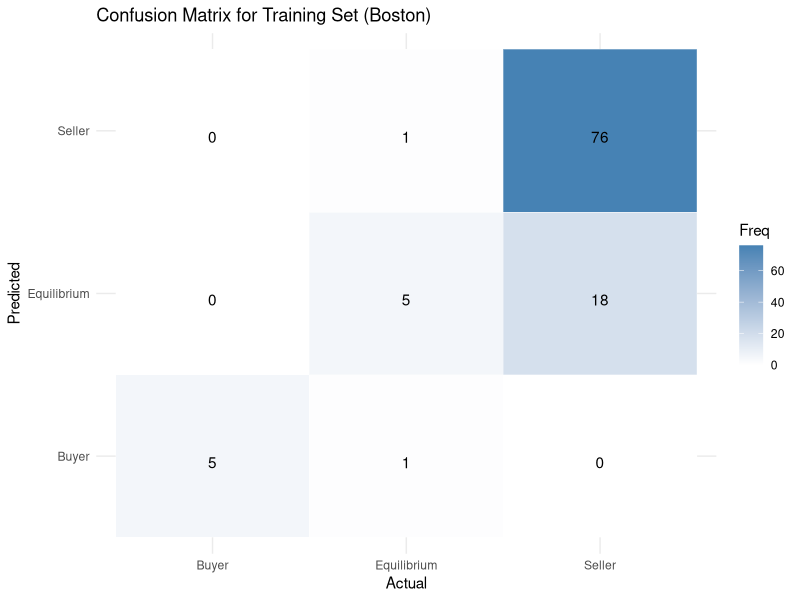
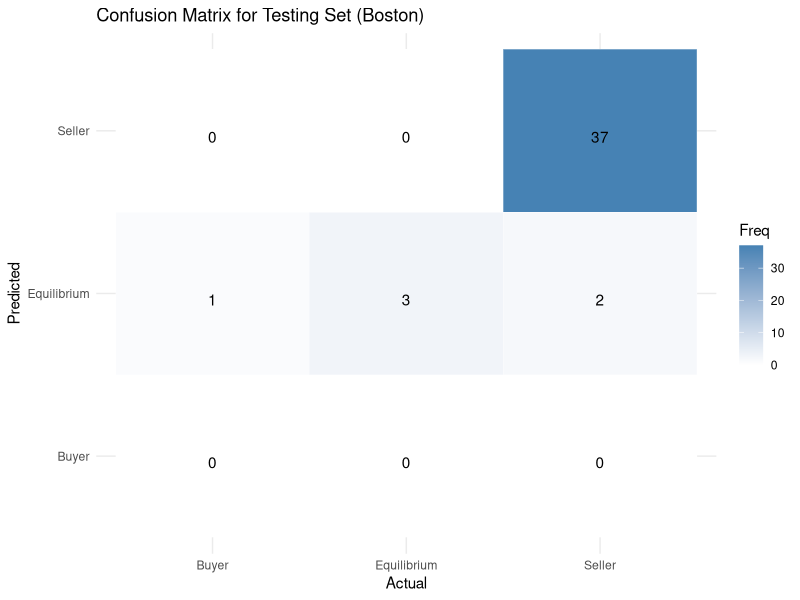
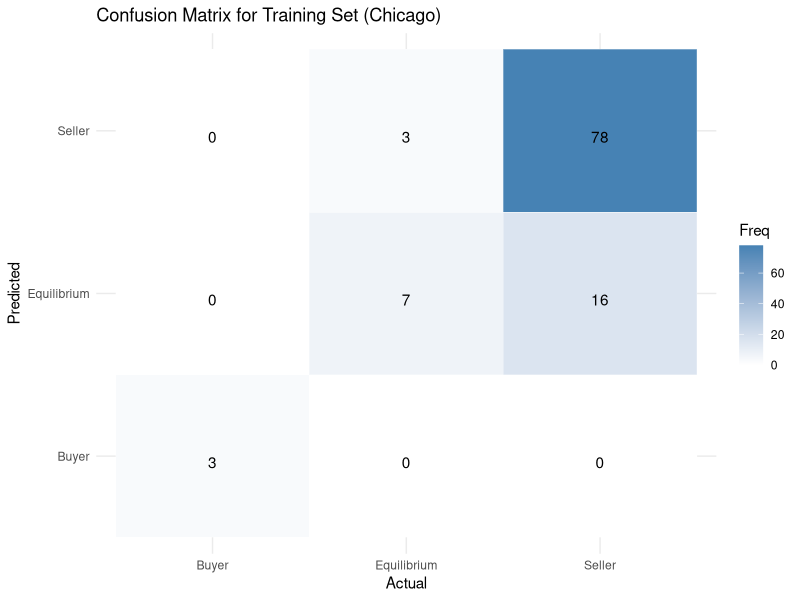
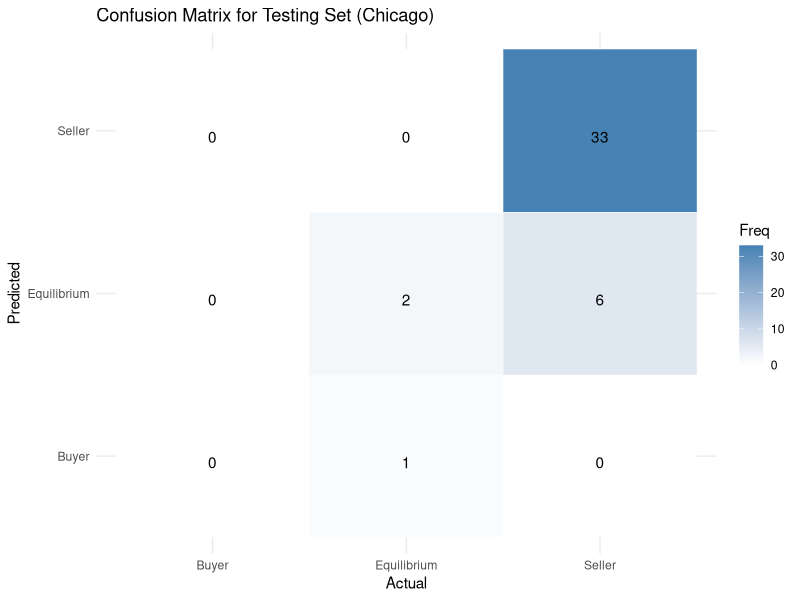
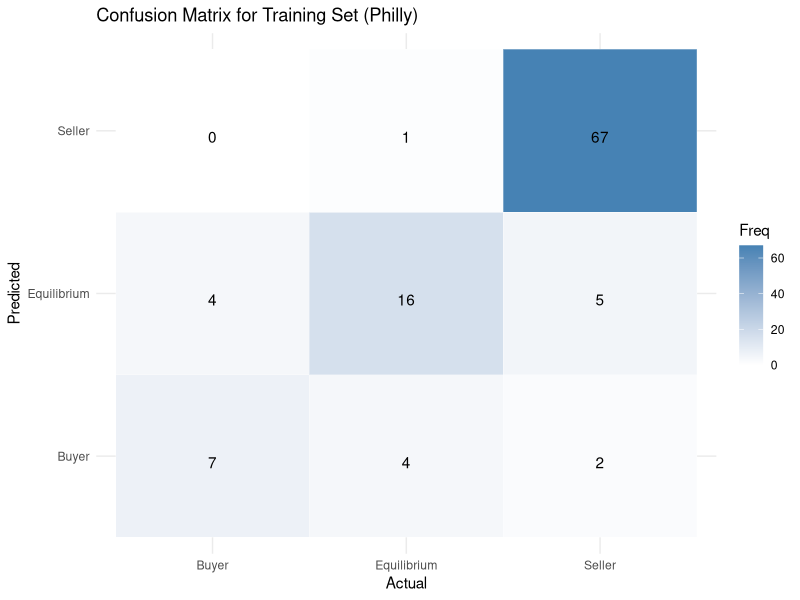
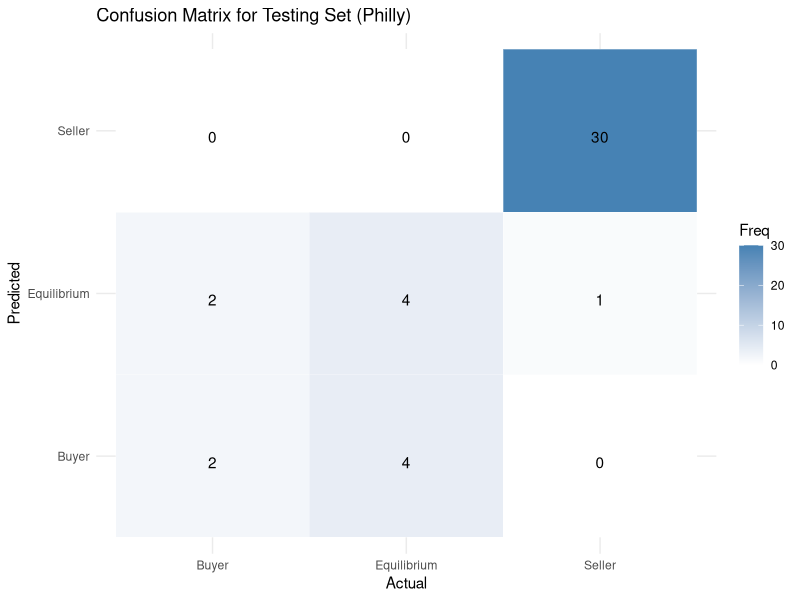
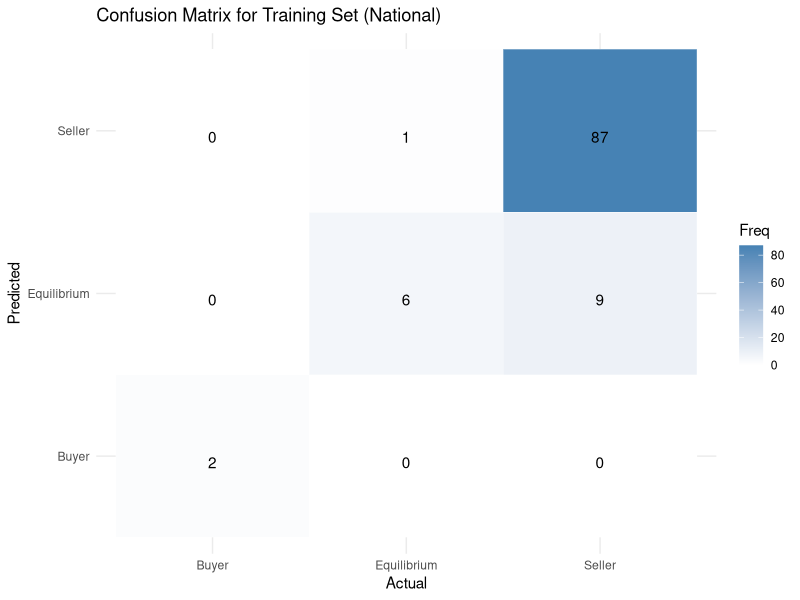
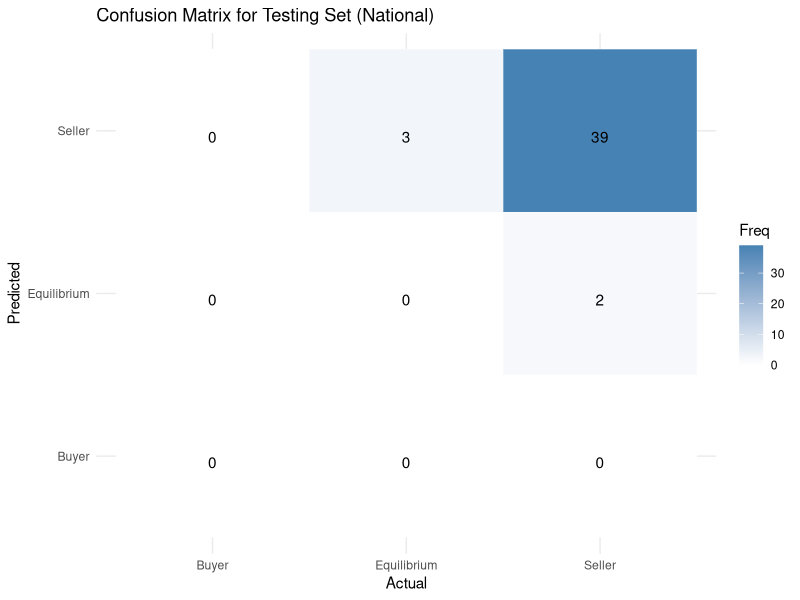

R code for these plots, in order:
## ---- chunk 1
# Set so that long lines in R will be wrapped:
knitr::opts_chunk$set(tidy.opts=list(width.cutoff=80), tidy=TRUE)
## ---- chunk 2
library(e1071)
library(caret)


data = read.csv("naivebayes_cleaneddata.csv")

# Subset using the subset function
bostondata = subset(data, Region == "Boston, MA metro area")

ladata = subset(data, Region == "Los Angeles, CA metro area")

chicagodata = subset(data, Region == "Chicago, IL metro area")

phillydata = subset(data, Region == "Philadelphia, PA metro area")

seattledata = subset(data, Region == "Seattle, WA metro area")

dcdata = subset(data, Region == "Washington, DC metro area")

nationaldata = subset(data, Region == " National")
## ---- chunk 3
bostondata = bostondata[, c("Market.Type", "Sold.Inventory.Ratio", "UNRATE.y", "T10Y2Y.y", "MORTGAGE30US.y", "UMCSENT.y", "Region", "DATE")]
bostondata$Market.Type = as.factor(bostondata$Market.Type)

ladata = ladata[, c("Market.Type", "Sold.Inventory.Ratio", "UNRATE.y", "T10Y2Y.y", "MORTGAGE30US.y", "UMCSENT.y", "Region", "DATE")]
ladata$Market.Type = as.factor(ladata$Market.Type)

chicagodata = chicagodata[, c("Market.Type", "Sold.Inventory.Ratio", "UNRATE.y", "T10Y2Y.y", "MORTGAGE30US.y", "UMCSENT.y", "Region", "DATE")]
chicagodata$Market.Type = as.factor(chicagodata$Market.Type)

phillydata = phillydata[, c("Market.Type", "Sold.Inventory.Ratio", "UNRATE.y", "T10Y2Y.y", "MORTGAGE30US.y", "UMCSENT.y", "Region", "DATE")]
phillydata$Market.Type = as.factor(phillydata$Market.Type)

seattledata = seattledata[, c("Market.Type", "Sold.Inventory.Ratio", "UNRATE.y", "T10Y2Y.y", "MORTGAGE30US.y", "UMCSENT.y", "Region", "DATE")]
seattledata$Market.Type = as.factor(seattledata$Market.Type)

dcdata = dcdata[, c("Market.Type", "Sold.Inventory.Ratio", "UNRATE.y", "T10Y2Y.y", "MORTGAGE30US.y", "UMCSENT.y", "Region", "DATE")]
dcdata$Market.Type = as.factor(dcdata$Market.Type)

nationaldata = nationaldata[, c("Market.Type", "Sold.Inventory.Ratio", "UNRATE.y", "T10Y2Y.y", "MORTGAGE30US.y", "UMCSENT.y", "Region", "DATE")]
nationaldata$Market.Type = as.factor(nationaldata$Market.Type)
## ---- chunk 4
#Set seed for reproducibility
set.seed(777)
  
# Split data into training and testing sets (70/30 split)
trainIndexboston = createDataPartition(bostondata$Market.Type, p = 0.7, list = FALSE)
train_databoston = bostondata[trainIndexboston, ]
test_databoston = bostondata[-trainIndexboston, ]
  
  # Fit Naive Bayes model
nb_modelboston = naiveBayes(Market.Type ~ UNRATE.y + T10Y2Y.y + MORTGAGE30US.y + UMCSENT.y, data = train_databoston)
  
  # Make predictions
train_predictionsboston = predict(nb_modelboston, train_databoston)
test_predictionsboston = predict(nb_modelboston, test_databoston)
  
  # Confusion matrix and accuracy for training set
conf_matrix_trainboston = confusionMatrix(train_predictionsboston, train_databoston$Market.Type)
  
  # Confusion matrix and accuracy for testing set
conf_matrix_testboston = confusionMatrix(test_predictionsboston, test_databoston$Market.Type)
  
  # Print results
print(conf_matrix_trainboston)
print(conf_matrix_testboston)

# Function to plot confusion matrix
plot_confusion_matrix <- function(conf_matrix, title) {
  cm_data <- as.data.frame(conf_matrix$table)
  ggplot(cm_data, aes(x = Reference, y = Prediction)) +
    geom_tile(aes(fill = Freq), color = "white") +
    scale_fill_gradient(low = "white", high = "steelblue") +
    geom_text(aes(label = Freq), vjust = 1) +
    labs(title = title, x = "Actual", y = "Predicted") +
    theme_minimal()
}

# Plot confusion matrices
plot_confusion_matrix(conf_matrix_trainboston, "Confusion Matrix for Training Set (Boston)")
plot_confusion_matrix(conf_matrix_testboston, "Confusion Matrix for Testing Set (Boston)")
## ---- chunk 5
#Set seed for reproducibility
set.seed(777)
  
# Split data into training and testing sets (70/30 split)
trainIndexchicago = createDataPartition(chicagodata$Market.Type, p = 0.7, list = FALSE)
train_datachicago = chicagodata[trainIndexchicago, ]
test_datachicago = chicagodata[-trainIndexchicago, ]
  
  # Fit Naive Bayes model
nb_modelchicago = naiveBayes(Market.Type ~ UNRATE.y + T10Y2Y.y + MORTGAGE30US.y + UMCSENT.y, data = train_datachicago)
  
  # Make predictions
train_predictionschicago = predict(nb_modelchicago, train_datachicago)
test_predictionschicago = predict(nb_modelchicago, test_datachicago)
  
  # Confusion matrix and accuracy for training set
conf_matrix_trainchicago = confusionMatrix(train_predictionschicago, train_datachicago$Market.Type)
  
  # Confusion matrix and accuracy for testing set
conf_matrix_testchicago = confusionMatrix(test_predictionschicago, test_datachicago$Market.Type)
  
  # Print results
print(conf_matrix_trainchicago)
print(conf_matrix_testchicago)

# Function to plot confusion matrix
plot_confusion_matrix <- function(conf_matrix, title) {
  cm_data <- as.data.frame(conf_matrix$table)
  ggplot(cm_data, aes(x = Reference, y = Prediction)) +
    geom_tile(aes(fill = Freq), color = "white") +
    scale_fill_gradient(low = "white", high = "steelblue") +
    geom_text(aes(label = Freq), vjust = 1) +
    labs(title = title, x = "Actual", y = "Predicted") +
    theme_minimal()
}

# Plot confusion matrices
plot_confusion_matrix(conf_matrix_trainchicago, "Confusion Matrix for Training Set (Chicago)")
plot_confusion_matrix(conf_matrix_testchicago, "Confusion Matrix for Testing Set (Chicago)")
## ---- chunk 6
#Set seed for reproducibility
set.seed(777)
  
# Split data into training and testing sets (70/30 split)
trainIndexphilly = createDataPartition(phillydata$Market.Type, p = 0.7, list = FALSE)
train_dataphilly = phillydata[trainIndexphilly, ]
test_dataphilly = phillydata[-trainIndexphilly, ]
  
  # Fit Naive Bayes model
nb_modelphilly = naiveBayes(Market.Type ~ UNRATE.y + T10Y2Y.y + MORTGAGE30US.y + UMCSENT.y, data = train_dataphilly)
  
  # Make predictions
train_predictionsphilly = predict(nb_modelphilly, train_dataphilly)
test_predictionsphilly = predict(nb_modelphilly, test_dataphilly)
  
  # Confusion matrix and accuracy for training set
conf_matrix_trainphilly = confusionMatrix(train_predictionsphilly, train_dataphilly$Market.Type)
  
  # Confusion matrix and accuracy for testing set
conf_matrix_testphilly = confusionMatrix(test_predictionsphilly, test_dataphilly$Market.Type)
  
  # Print results
print(conf_matrix_trainphilly)
print(conf_matrix_testphilly)

# Function to plot confusion matrix
plot_confusion_matrix <- function(conf_matrix, title) {
  cm_data <- as.data.frame(conf_matrix$table)
  ggplot(cm_data, aes(x = Reference, y = Prediction)) +
    geom_tile(aes(fill = Freq), color = "white") +
    scale_fill_gradient(low = "white", high = "steelblue") +
    geom_text(aes(label = Freq), vjust = 1) +
    labs(title = title, x = "Actual", y = "Predicted") +
    theme_minimal()
}

# Plot confusion matrices
plot_confusion_matrix(conf_matrix_trainphilly, "Confusion Matrix for Training Set (Philly)")
plot_confusion_matrix(conf_matrix_testphilly, "Confusion Matrix for Testing Set (Philly)")
## ---- chunk 7
#Set seed for reproducibility
set.seed(777)
  
# Split data into training and testing sets (70/30 split)
trainIndexnational = createDataPartition(nationaldata$Market.Type, p = 0.7, list = FALSE)
train_datanational = nationaldata[trainIndexnational, ]
test_datanational = nationaldata[-trainIndexnational, ]
  
  # Fit Naive Bayes model
nb_modelnational = naiveBayes(Market.Type ~ UNRATE.y + T10Y2Y.y + MORTGAGE30US.y + UMCSENT.y, data = train_datanational)
  
  # Make predictions
train_predictionsnational = predict(nb_modelnational, train_datanational)
test_predictionsnational = predict(nb_modelnational, test_datanational)
  
  # Confusion matrix and accuracy for training set
conf_matrix_trainnational = confusionMatrix(train_predictionsnational, train_datanational$Market.Type)
  
  # Confusion matrix and accuracy for testing set
conf_matrix_testnational = confusionMatrix(test_predictionsnational, test_datanational$Market.Type)
  
  # Print results
print(conf_matrix_trainnational)
print(conf_matrix_testnational)

# Function to plot confusion matrix
plot_confusion_matrix <- function(conf_matrix, title) {
  cm_data <- as.data.frame(conf_matrix$table)
  ggplot(cm_data, aes(x = Reference, y = Prediction)) +
    geom_tile(aes(fill = Freq), color = "white") +
    scale_fill_gradient(low = "white", high = "steelblue") +
    geom_text(aes(label = Freq), vjust = 1) +
    labs(title = title, x = "Actual", y = "Predicted") +
    theme_minimal()
}

# Plot confusion matrices
plot_confusion_matrix(conf_matrix_trainnational, "Confusion Matrix for Training Set (National)")
plot_confusion_matrix(conf_matrix_testnational, "Confusion Matrix for Testing Set (National)")
